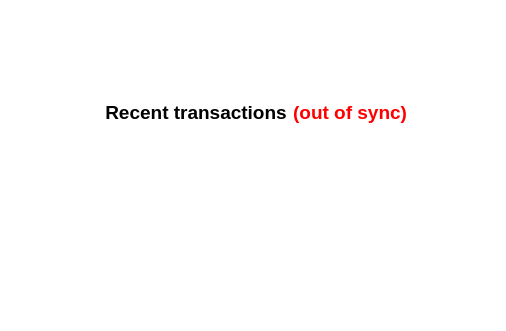
       <widget class="QFrame" name="frame_7">
        <property name="sizePolicy">
         <sizepolicy hsizetype="Expanding" vsizetype="Expanding">
          <horstretch>0</horstretch>
          <verstretch>0</verstretch>
         </sizepolicy>
        </property>
        <property name="minimumSize">
         <size>
          <width>480</width>
          <height>0</height>
         </size>
        </property>
        <property name="styleSheet">
         <string notr="true"> background: transparent; </string>
        </property>
        <property name="lineWidth">
         <number>0</number>
        </property>
        <layout class="QGridLayout" name="gridLayout_9">
         <property name="leftMargin">
          <number>0</number>
         </property>
         <property name="topMargin">
          <number>20</number>
         </property>
         <property name="rightMargin">
          <number>0</number>
         </property>
         <property name="bottomMargin">
          <number>0</number>
         </property>
         <item row="0" column="0" colspan="2">
          <widget class="QFrame" name="frame_9">
           <property name="frameShape">
            <enum>QFrame::NoFrame</enum>
           </property>
           <property name="frameShadow">
            <enum>QFrame::Plain</enum>
           </property>
           <property name="lineWidth">
            <number>0</number>
           </property>
           <layout class="QGridLayout" name="gridLayout_8">
            <property name="leftMargin">
             <number>0</number>
            </property>
            <property name="topMargin">
             <number>5</number>
            </property>
            <property name="rightMargin">
             <number>0</number>
            </property>
            <property name="bottomMargin">
             <number>0</number>
            </property>
            <item row="0" column="1">
             <widget class="QLabel" name="label10_16">
              <property name="minimumSize">
               <size>
                <width>64</width>
                <height>64</height>
               </size>
              </property>
              <property name="maximumSize">
               <size>
                <width>64</width>
                <height>64</height>
               </size>
              </property>
              <property name="toolTip">
               <string>discord nerdlabs.dev open support</string>
              </property>
              <property name="text">
               <string>&lt;html&gt;&lt;head/&gt;&lt;body&gt;&lt;p&gt;&lt;a href=&quot;https://discord.gg/e9zPJfy&quot;&gt;&lt;img src=&quot;:/images/res/images/discord.png&quot;/&gt;&lt;/a&gt;&lt;/p&gt;&lt;/body&gt;&lt;/html&gt;</string>
              </property>
              <property name="scaledContents">
               <bool>false</bool>
              </property>
              <property name="alignment">
               <set>Qt::AlignCenter</set>
              </property>
              <property name="margin">
               <number>0</number>
              </property>
              <property name="indent">
               <number>0</number>
              </property>
              <property name="openExternalLinks">
               <bool>true</bool>
              </property>
             </widget>
            </item>
            <item row="0" column="7">
             <widget class="QLabel" name="label10_17">
              <property name="minimumSize">
               <size>
                <width>64</width>
                <height>64</height>
               </size>
              </property>
              <property name="maximumSize">
               <size>
                <width>64</width>
                <height>64</height>
               </size>
              </property>
              <property name="toolTip">
               <string>Block Explorer</string>
              </property>
              <property name="text">
               <string>&lt;html&gt;&lt;head/&gt;&lt;body&gt;&lt;p&gt;&lt;a href=&quot;https://cublocks.nerdlabs.dev&quot;&gt;&lt;img src=&quot;:/images/res/images/blocks.png&quot;/&gt;&lt;/a&gt;&lt;/p&gt;&lt;/body&gt;&lt;/html&gt;</string>
              </property>
              <property name="scaledContents">
               <bool>false</bool>
              </property>
              <property name="alignment">
               <set>Qt::AlignCenter</set>
              </property>
              <property name="margin">
               <number>0</number>
              </property>
              <property name="indent">
               <number>0</number>
              </property>
              <property name="openExternalLinks">
               <bool>true</bool>
              </property>
             </widget>
            </item>
            <item row="0" column="3">
             <widget class="QLabel" name="label10_18">
              <property name="minimumSize">
               <size>
                <width>64</width>
                <height>64</height>
               </size>
              </property>
              <property name="maximumSize">
               <size>
                <width>64</width>
                <height>64</height>
               </size>
              </property>
              <property name="toolTip">
               <string>More Info Page</string>
              </property>
              <property name="text">
               <string>&lt;html&gt;&lt;head/&gt;&lt;body&gt;&lt;p&gt;&lt;a href=&quot;https://www.nerdlabs.dev/coins/coppercoin&quot;&gt;&lt;img src=&quot;:/images/res/images/site.png&quot;/&gt;&lt;/a&gt;&lt;/p&gt;&lt;/body&gt;&lt;/html&gt;</string>
              </property>
              <property name="scaledContents">
               <bool>false</bool>
              </property>
              <property name="alignment">
               <set>Qt::AlignCenter</set>
              </property>
              <property name="margin">
               <number>0</number>
              </property>
              <property name="indent">
               <number>0</number>
              </property>
              <property name="openExternalLinks">
               <bool>true</bool>
              </property>
             </widget>
            </item>
            <item row="0" column="5">
             <widget class="QLabel" name="label10_15">
              <property name="minimumSize">
               <size>
                <width>64</width>
                <height>64</height>
               </size>
              </property>
              <property name="maximumSize">
               <size>
                <width>64</width>
                <height>64</height>
               </size>
              </property>
              <property name="toolTip">
               <string>Github - Sourcecode , Binaries , Snapshots </string>
              </property>
              <property name="text">
               <string>&lt;html&gt;&lt;head/&gt;&lt;body&gt;&lt;p&gt;&lt;a href=&quot;https://github.com/nerdlabs-dev/Coppercoin-Cu&quot;&gt;&lt;img src=&quot;:/images/res/images/github.png&quot;/&gt;&lt;/a&gt;&lt;/p&gt;&lt;/body&gt;&lt;/html&gt;</string>
              </property>
              <property name="scaledContents">
               <bool>false</bool>
              </property>
              <property name="alignment">
               <set>Qt::AlignCenter</set>
              </property>
              <property name="margin">
               <number>0</number>
              </property>
              <property name="indent">
               <number>0</number>
              </property>
              <property name="openExternalLinks">
               <bool>true</bool>
              </property>
             </widget>
            </item>
            <item row="0" column="8">
             <spacer name="horizontalSpacer_11">
              <property name="orientation">
               <enum>Qt::Horizontal</enum>
              </property>
              <property name="sizeHint" stdset="0">
               <size>
                <width>40</width>
                <height>20</height>
               </size>
              </property>
             </spacer>
            </item>
            <item row="0" column="2">
             <spacer name="horizontalSpacer_12">
              <property name="orientation">
               <enum>Qt::Horizontal</enum>
              </property>
              <property name="sizeHint" stdset="0">
               <size>
                <width>40</width>
                <height>20</height>
               </size>
              </property>
             </spacer>
            </item>
            <item row="0" column="0">
             <spacer name="horizontalSpacer_10">
              <property name="orientation">
               <enum>Qt::Horizontal</enum>
              </property>
              <property name="sizeHint" stdset="0">
               <size>
                <width>40</width>
                <height>20</height>
               </size>
              </property>
             </spacer>
            </item>
            <item row="0" column="4">
             <spacer name="horizontalSpacer_13">
              <property name="orientation">
               <enum>Qt::Horizontal</enum>
              </property>
              <property name="sizeHint" stdset="0">
               <size>
                <width>40</width>
                <height>20</height>
               </size>
              </property>
             </spacer>
            </item>
            <item row="0" column="6">
             <spacer name="horizontalSpacer_14">
              <property name="orientation">
               <enum>Qt::Horizontal</enum>
              </property>
              <property name="sizeHint" stdset="0">
               <size>
                <width>40</width>
                <height>20</height>
               </size>
              </property>
             </spacer>
            </item>
           </layout>
          </widget>
         </item>
         <item row="1" column="0" rowspan="2" colspan="2">
          <widget class="QFrame" name="frame_8">
           <property name="minimumSize">
            <size>
             <width>100</width>
             <height>100</height>
            </size>
           </property>
           <property name="lineWidth">
            <number>0</number>
           </property>
           <layout class="QGridLayout" name="gridLayout_7">
            <property name="leftMargin">
             <number>0</number>
            </property>
            <property name="topMargin">
             <number>0</number>
            </property>
            <property name="rightMargin">
             <number>0</number>
            </property>
            <property name="bottomMargin">
             <number>0</number>
            </property>
           </layout>
          </widget>
         </item>
         <item row="2" column="1">
          <widget class="QFrame" name="frame_2">
           <property name="minimumSize">
            <size>
             <width>500</width>
             <height>0</height>
            </size>
           </property>
           <property name="maximumSize">
            <size>
             <width>16777215</width>
             <height>16777215</height>
            </size>
           </property>
           <property name="styleSheet">
            <string notr="true"> background: transparent; </string>
           </property>
           <property name="lineWidth">
            <number>0</number>
           </property>
           <layout class="QVBoxLayout" name="verticalLayout">
            <property name="leftMargin">
             <number>1</number>
            </property>
            <property name="topMargin">
             <number>0</number>
            </property>
            <property name="rightMargin">
             <number>1</number>
            </property>
            <item>
             <layout class="QHBoxLayout" name="horizontalLayout_2">
              <item>
               <spacer name="horizontalSpacer_6">
                <property name="orientation">
                 <enum>Qt::Horizontal</enum>
                </property>
                <property name="sizeHint" stdset="0">
                 <size>
                  <width>40</width>
                  <height>20</height>
                 </size>
                </property>
               </spacer>
              </item>
              <item>
               <widget class="QLabel" name="label_4">
                <property name="palette">
                 <palette>
                  <active>
                   <colorrole role="WindowText">
                    <brush brushstyle="SolidPattern">
                     <color alpha="255">
                      <red>0</red>
                      <green>0</green>
                      <blue>0</blue>
                     </color>
                    </brush>
                   </colorrole>
                   <colorrole role="Button">
                    <brush brushstyle="SolidPattern">
                     <color alpha="0">
                      <red>0</red>
                      <green>0</green>
                      <blue>0</blue>
                     </color>
                    </brush>
                   </colorrole>
                   <colorrole role="Mid">
                    <brush brushstyle="SolidPattern">
                     <color alpha="255">
                      <red>0</red>
                      <green>0</green>
                      <blue>0</blue>
                     </color>
                    </brush>
                   </colorrole>
                   <colorrole role="Text">
                    <brush brushstyle="SolidPattern">
                     <color alpha="255">
                      <red>0</red>
                      <green>0</green>
                      <blue>0</blue>
                     </color>
                    </brush>
                   </colorrole>
                   <colorrole role="ButtonText">
                    <brush brushstyle="SolidPattern">
                     <color alpha="255">
                      <red>0</red>
                      <green>0</green>
                      <blue>0</blue>
                     </color>
                    </brush>
                   </colorrole>
                   <colorrole role="Base">
                    <brush brushstyle="SolidPattern">
                     <color alpha="0">
                      <red>0</red>
                      <green>0</green>
                      <blue>0</blue>
                     </color>
                    </brush>
                   </colorrole>
                   <colorrole role="Window">
                    <brush brushstyle="SolidPattern">
                     <color alpha="0">
                      <red>0</red>
                      <green>0</green>
                      <blue>0</blue>
                     </color>
                    </brush>
                   </colorrole>
                   <colorrole role="Shadow">
                    <brush brushstyle="SolidPattern">
                     <color alpha="255">
                      <red>0</red>
                      <green>0</green>
                      <blue>0</blue>
                     </color>
                    </brush>
                   </colorrole>
                  </active>
                  <inactive>
                   <colorrole role="WindowText">
                    <brush brushstyle="SolidPattern">
                     <color alpha="255">
                      <red>0</red>
                      <green>0</green>
                      <blue>0</blue>
                     </color>
                    </brush>
                   </colorrole>
                   <colorrole role="Button">
                    <brush brushstyle="SolidPattern">
                     <color alpha="0">
                      <red>0</red>
                      <green>0</green>
                      <blue>0</blue>
                     </color>
                    </brush>
                   </colorrole>
                   <colorrole role="Mid">
                    <brush brushstyle="SolidPattern">
                     <color alpha="255">
                      <red>0</red>
                      <green>0</green>
                      <blue>0</blue>
                     </color>
                    </brush>
                   </colorrole>
                   <colorrole role="Text">
                    <brush brushstyle="SolidPattern">
                     <color alpha="255">
                      <red>0</red>
                      <green>0</green>
                      <blue>0</blue>
                     </color>
                    </brush>
                   </colorrole>
                   <colorrole role="ButtonText">
                    <brush brushstyle="SolidPattern">
                     <color alpha="255">
                      <red>0</red>
                      <green>0</green>
                      <blue>0</blue>
                     </color>
                    </brush>
                   </colorrole>
                   <colorrole role="Base">
                    <brush brushstyle="SolidPattern">
                     <color alpha="0">
                      <red>0</red>
                      <green>0</green>
                      <blue>0</blue>
                     </color>
                    </brush>
                   </colorrole>
                   <colorrole role="Window">
                    <brush brushstyle="SolidPattern">
                     <color alpha="0">
                      <red>0</red>
                      <green>0</green>
                      <blue>0</blue>
                     </color>
                    </brush>
                   </colorrole>
                   <colorrole role="Shadow">
                    <brush brushstyle="SolidPattern">
                     <color alpha="255">
                      <red>0</red>
                      <green>0</green>
                      <blue>0</blue>
                     </color>
                    </brush>
                   </colorrole>
                  </inactive>
                  <disabled>
                   <colorrole role="WindowText">
                    <brush brushstyle="SolidPattern">
                     <color alpha="255">
                      <red>159</red>
                      <green>158</green>
                      <blue>158</blue>
                     </color>
                    </brush>
                   </colorrole>
                   <colorrole role="Button">
                    <brush brushstyle="SolidPattern">
                     <color alpha="0">
                      <red>0</red>
                      <green>0</green>
                      <blue>0</blue>
                     </color>
                    </brush>
                   </colorrole>
                   <colorrole role="Mid">
                    <brush brushstyle="SolidPattern">
                     <color alpha="255">
                      <red>0</red>
                      <green>0</green>
                      <blue>0</blue>
                     </color>
                    </brush>
                   </colorrole>
                   <colorrole role="Text">
                    <brush brushstyle="SolidPattern">
                     <color alpha="255">
                      <red>159</red>
                      <green>158</green>
                      <blue>158</blue>
                     </color>
                    </brush>
                   </colorrole>
                   <colorrole role="ButtonText">
                    <brush brushstyle="SolidPattern">
                     <color alpha="255">
                      <red>159</red>
                      <green>158</green>
                      <blue>158</blue>
                     </color>
                    </brush>
                   </colorrole>
                   <colorrole role="Base">
                    <brush brushstyle="SolidPattern">
                     <color alpha="0">
                      <red>0</red>
                      <green>0</green>
                      <blue>0</blue>
                     </color>
                    </brush>
                   </colorrole>
                   <colorrole role="Window">
                    <brush brushstyle="SolidPattern">
                     <color alpha="0">
                      <red>0</red>
                      <green>0</green>
                      <blue>0</blue>
                     </color>
                    </brush>
                   </colorrole>
                   <colorrole role="Shadow">
                    <brush brushstyle="SolidPattern">
                     <color alpha="255">
                      <red>0</red>
                      <green>0</green>
                      <blue>0</blue>
                     </color>
                    </brush>
                   </colorrole>
                  </disabled>
                 </palette>
                </property>
                <property name="font">
                 <font>
                  <pointsize>14</pointsize>
                  <weight>75</weight>
                  <italic>false</italic>
                  <bold>true</bold>
                 </font>
                </property>
                <property name="text">
                 <string>&lt;html&gt;&lt;head/&gt;&lt;body&gt;&lt;p align=&quot;center&quot;&gt;&lt;span style=&quot; color:#000000;&quot;&gt;Recent transactions&lt;/span&gt;&lt;/p&gt;&lt;/body&gt;&lt;/html&gt;</string>
                </property>
               </widget>
              </item>
              <item>
               <widget class="QLabel" name="labelTransactionsStatus">
                <property name="font">
                 <font>
                  <pointsize>14</pointsize>
                  <weight>75</weight>
                  <bold>true</bold>
                 </font>
                </property>
                <property name="toolTip">
                 <string>The displayed information may be out of date. Your wallet automatically synchronizes with the Coppercoin network after a connection is established, but this process has not completed yet.</string>
                </property>
                <property name="styleSheet">
                 <string notr="true">QLabel { color: red; }</string>
                </property>
                <property name="text">
                 <string notr="true">(out of sync)</string>
                </property>
                <property name="alignment">
                 <set>Qt::AlignRight|Qt::AlignTrailing|Qt::AlignVCenter</set>
                </property>
               </widget>
              </item>
              <item>
               <spacer name="horizontalSpacer">
                <property name="orientation">
                 <enum>Qt::Horizontal</enum>
                </property>
                <property name="sizeHint" stdset="0">
                 <size>
                  <width>40</width>
                  <height>20</height>
                 </size>
                </property>
               </spacer>
              </item>
             </layout>
            </item>
            <item>
             <widget class="QListView" name="listTransactions">
              <property name="palette">
               <palette>
                <active>
                 <colorrole role="WindowText">
                  <brush brushstyle="SolidPattern">
                   <color alpha="255">
                    <red>76</red>
                    <green>76</green>
                    <blue>76</blue>
                   </color>
                  </brush>
                 </colorrole>
                 <colorrole role="Button">
                  <brush brushstyle="SolidPattern">
                   <color alpha="0">
                    <red>0</red>
                    <green>0</green>
                    <blue>0</blue>
                   </color>
                  </brush>
                 </colorrole>
                 <colorrole role="Midlight">
                  <brush brushstyle="SolidPattern">
                   <color alpha="255">
                    <red>0</red>
                    <green>0</green>
                    <blue>0</blue>
                   </color>
                  </brush>
                 </colorrole>
                 <colorrole role="Dark">
                  <brush brushstyle="SolidPattern">
                   <color alpha="255">
                    <red>0</red>
                    <green>0</green>
                    <blue>0</blue>
                   </color>
                  </brush>
                 </colorrole>
                 <colorrole role="Mid">
                  <brush brushstyle="SolidPattern">
                   <color alpha="255">
                    <red>0</red>
                    <green>0</green>
                    <blue>0</blue>
                   </color>
                  </brush>
                 </colorrole>
                 <colorrole role="Text">
                  <brush brushstyle="SolidPattern">
                   <color alpha="255">
                    <red>0</red>
                    <green>0</green>
                    <blue>0</blue>
                   </color>
                  </brush>
                 </colorrole>
                 <colorrole role="ButtonText">
                  <brush brushstyle="SolidPattern">
                   <color alpha="255">
                    <red>0</red>
                    <green>0</green>
                    <blue>0</blue>
                   </color>
                  </brush>
                 </colorrole>
                 <colorrole role="Base">
                  <brush brushstyle="NoBrush">
                   <color alpha="255">
                    <red>0</red>
                    <green>0</green>
                    <blue>0</blue>
                   </color>
                  </brush>
                 </colorrole>
                 <colorrole role="Window">
                  <brush brushstyle="SolidPattern">
                   <color alpha="0">
                    <red>0</red>
                    <green>0</green>
                    <blue>0</blue>
                   </color>
                  </brush>
                 </colorrole>
                 <colorrole role="Shadow">
                  <brush brushstyle="SolidPattern">
                   <color alpha="255">
                    <red>0</red>
                    <green>0</green>
                    <blue>0</blue>
                   </color>
                  </brush>
                 </colorrole>
                </active>
                <inactive>
                 <colorrole role="WindowText">
                  <brush brushstyle="SolidPattern">
                   <color alpha="255">
                    <red>76</red>
                    <green>76</green>
                    <blue>76</blue>
                   </color>
                  </brush>
                 </colorrole>
                 <colorrole role="Button">
                  <brush brushstyle="SolidPattern">
                   <color alpha="0">
                    <red>0</red>
                    <green>0</green>
                    <blue>0</blue>
                   </color>
                  </brush>
                 </colorrole>
                 <colorrole role="Midlight">
                  <brush brushstyle="SolidPattern">
                   <color alpha="255">
                    <red>0</red>
                    <green>0</green>
                    <blue>0</blue>
                   </color>
                  </brush>
                 </colorrole>
                 <colorrole role="Dark">
                  <brush brushstyle="SolidPattern">
                   <color alpha="255">
                    <red>0</red>
                    <green>0</green>
                    <blue>0</blue>
                   </color>
                  </brush>
                 </colorrole>
                 <colorrole role="Mid">
                  <brush brushstyle="SolidPattern">
                   <color alpha="255">
                    <red>0</red>
                    <green>0</green>
                    <blue>0</blue>
                   </color>
                  </brush>
                 </colorrole>
                 <colorrole role="Text">
                  <brush brushstyle="SolidPattern">
                   <color alpha="255">
                    <red>0</red>
                    <green>0</green>
                    <blue>0</blue>
                   </color>
                  </brush>
                 </colorrole>
                 <colorrole role="ButtonText">
                  <brush brushstyle="SolidPattern">
                   <color alpha="255">
                    <red>0</red>
                    <green>0</green>
                    <blue>0</blue>
                   </color>
                  </brush>
                 </colorrole>
                 <colorrole role="Base">
                  <brush brushstyle="NoBrush">
                   <color alpha="255">
                    <red>0</red>
                    <green>0</green>
                    <blue>0</blue>
                   </color>
                  </brush>
                 </colorrole>
                 <colorrole role="Window">
                  <brush brushstyle="SolidPattern">
                   <color alpha="0">
                    <red>0</red>
                    <green>0</green>
                    <blue>0</blue>
                   </color>
                  </brush>
                 </colorrole>
                 <colorrole role="Shadow">
                  <brush brushstyle="SolidPattern">
                   <color alpha="255">
                    <red>0</red>
                    <green>0</green>
                    <blue>0</blue>
                   </color>
                  </brush>
                 </colorrole>
                </inactive>
                <disabled>
                 <colorrole role="WindowText">
                  <brush brushstyle="SolidPattern">
                   <color alpha="255">
                    <red>0</red>
                    <green>0</green>
                    <blue>0</blue>
                   </color>
                  </brush>
                 </colorrole>
                 <colorrole role="Button">
                  <brush brushstyle="SolidPattern">
                   <color alpha="0">
                    <red>0</red>
                    <green>0</green>
                    <blue>0</blue>
                   </color>
                  </brush>
                 </colorrole>
                 <colorrole role="Midlight">
                  <brush brushstyle="SolidPattern">
                   <color alpha="255">
                    <red>0</red>
                    <green>0</green>
                    <blue>0</blue>
                   </color>
                  </brush>
                 </colorrole>
                 <colorrole role="Dark">
                  <brush brushstyle="SolidPattern">
                   <color alpha="255">
                    <red>0</red>
                    <green>0</green>
                    <blue>0</blue>
                   </color>
                  </brush>
                 </colorrole>
                 <colorrole role="Mid">
                  <brush brushstyle="SolidPattern">
                   <color alpha="255">
                    <red>0</red>
                    <green>0</green>
                    <blue>0</blue>
                   </color>
                  </brush>
                 </colorrole>
                 <colorrole role="Text">
                  <brush brushstyle="SolidPattern">
                   <color alpha="255">
                    <red>0</red>
                    <green>0</green>
                    <blue>0</blue>
                   </color>
                  </brush>
                 </colorrole>
                 <colorrole role="ButtonText">
                  <brush brushstyle="SolidPattern">
                   <color alpha="255">
                    <red>0</red>
                    <green>0</green>
                    <blue>0</blue>
                   </color>
                  </brush>
                 </colorrole>
                 <colorrole role="Base">
                  <brush brushstyle="NoBrush">
                   <color alpha="255">
                    <red>0</red>
                    <green>0</green>
                    <blue>0</blue>
                   </color>
                  </brush>
                 </colorrole>
                 <colorrole role="Window">
                  <brush brushstyle="SolidPattern">
                   <color alpha="0">
                    <red>0</red>
                    <green>0</green>
                    <blue>0</blue>
                   </color>
                  </brush>
                 </colorrole>
                 <colorrole role="Shadow">
                  <brush brushstyle="SolidPattern">
                   <color alpha="255">
                    <red>0</red>
                    <green>0</green>
                    <blue>0</blue>
                   </color>
                  </brush>
                 </colorrole>
                </disabled>
               </palette>
              </property>
              <property name="font">
               <font>
                <pointsize>14</pointsize>
                <weight>75</weight>
                <bold>true</bold>
               </font>
              </property>
              <property name="styleSheet">
               <string notr="true">QListView { background: transparent; }</string>
              </property>
              <property name="frameShape">
               <enum>QFrame::NoFrame</enum>
              </property>
              <property name="frameShadow">
               <enum>QFrame::Plain</enum>
              </property>
              <property name="lineWidth">
               <number>0</number>
              </property>
              <property name="verticalScrollBarPolicy">
               <enum>Qt::ScrollBarAlwaysOff</enum>
              </property>
              <property name="horizontalScrollBarPolicy">
               <enum>Qt::ScrollBarAlwaysOff</enum>
              </property>
              <property name="selectionMode">
               <enum>QAbstractItemView::NoSelection</enum>
              </property>
             </widget>
            </item>
           </layout>
          </widget>
         </item>
        </layout>
       </widget>
